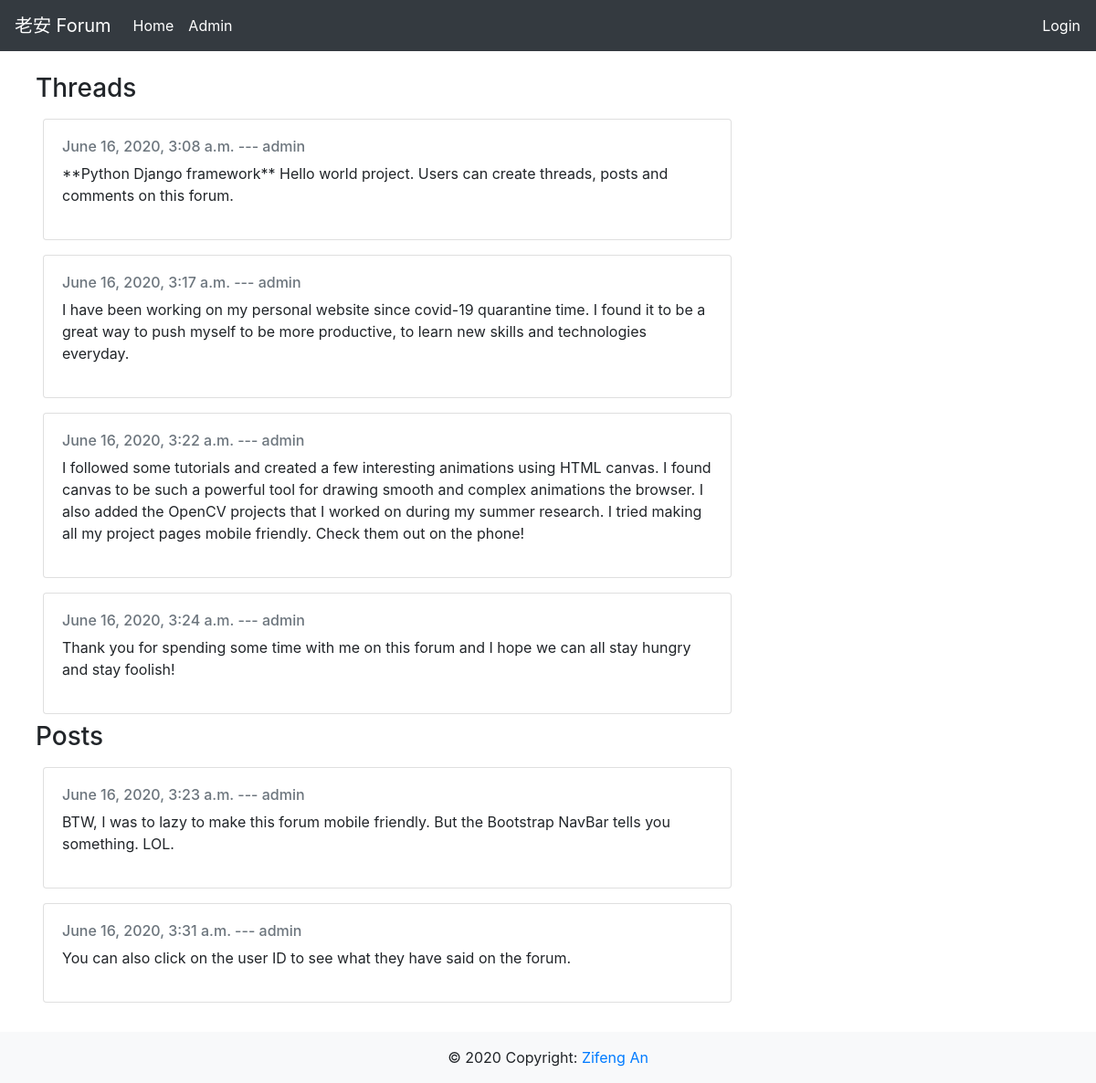
The page /forum/profile/1/ on the database its author committed.
### forum/models.py (models this page shows, shortened)
class Threads(models.Model):
    author = models.ForeignKey(ForumUser, on_delete=models.CASCADE, related_name='threads',
                               related_query_name='threads')
    date_created = models.DateTimeField(auto_now_add=True)
    title = models.TextField()
    content = models.TextField()

class ForumUser(models.Model):
    user = models.OneToOneField(User, on_delete=models.CASCADE, related_name='forum_user',
                                related_query_name='forum_user')
    picture = models.ImageField(default='avatar.jpg')  #default="discord.png"
    date_created = models.DateTimeField(auto_now_add=True)

class Posts(models.Model):
    author = models.ForeignKey(ForumUser, on_delete=models.CASCADE, related_name='posts',
                               related_query_name='posts')
    thread = models.ForeignKey(Threads, on_delete=models.CASCADE, related_name='posts',
                               related_query_name='posts')
    date_created = models.DateTimeField(auto_now_add=True)
    content = models.TextField()

### forum/views.py (the view)
# urls.py: path('profile/<str:pk>/', views.profile, name="profile"),
def profile(request, pk):
    user = ForumUser.objects.get(pk=pk)
    threads = user.threads.all()
    posts = user.posts.all()
    comments = user.comments.all()
    context = {'threads': threads, 'posts': posts, 'comments': comments}
    return render(request, 'forum/profile.html', context)

### forum/templates/forum/profile.html (shortened to what this page needs)
{% extends 'forum/layout.html' %}
{% block content %}
    <div class="col-8 m-4 d-flex flex-column">
        {% if threads or posts or comments %}
            {% if threads %}
                <h3> Threads</h3>
                {% for thread in threads %}
                    <div class="card m-2" onclick="window.location='{% url 'forum:createPost' thread.id %}#thread{{ thread.id }}'"
                         style="cursor: pointer">
                        <div class="card-body">
                            <h6 class="mb-2 text-muted">{{ thread.date_created }}
                                --- {{ thread.author.user.username }}</h6>
                            <p class="card-text" id="thread{{ thread.id }}">{{ thread.content }}</p>
                        </div>
                    </div>
                {% endfor %}
            {% endif %}
            {% if posts %}
                <h3> Posts</h3>
                {% for post in posts %}
                    <div class="card m-2" onclick="window.location='{% url 'forum:createPost' post.thread.id %}#post{{ post.id }}'"
                         style="cursor: pointer">
                        <div class="card-body">
                            <h6 class="mb-2 text-muted">{{ post.date_created }}
                                --- {{ post.author.user.username }}</h6>
                            <p class="card-text" id="post{{ post.id }}">{{ post.content }}</p>
                        </div>
                    </div>
                {% endfor %}
            {% endif %}
        {% else %}
            <div> You haven't written anything yet!</div>
        {% endif %}
    </div>
{% endblock %}

### rows shown on the page
Threads: date_created "June 16, 2020, 3:08 a.m.", author.user.username "admin", content "**Python Django framework** Hello world project. Users can create threads, posts and comments on this forum."
Threads: date_created "June 16, 2020, 3:17 a.m.", author.user.username "admin", content "I have been working on my personal website since covid-19 quarantine time. I found it to be a great way to push myself to be more productive, to learn new skills and technologies everyday."
Threads: date_created "June 16, 2020, 3:22 a.m.", author.user.username "admin", content "I followed some tutorials and created a few interesting animations using HTML canvas. I found canvas to be such a powerful tool for drawing smooth and complex animations the browser. I also added the OpenCV projects that I worked on during my summer research. I tried making all my project pages mobile friendly. Check them out on the phone!"
Threads: date_created "June 16, 2020, 3:24 a.m.", author.user.username "admin", content "Thank you for spending some time with me on this forum and I hope we can all stay hungry and stay foolish!"
Posts: date_created "June 16, 2020, 3:23 a.m.", author.user.username "admin", content "BTW, I was to lazy to make this forum mobile friendly. But the Bootstrap NavBar tells you something. LOL."
Posts: date_created "June 16, 2020, 3:31 a.m.", author.user.username "admin", content "You can also click on the user ID to see what they have said on the forum."
